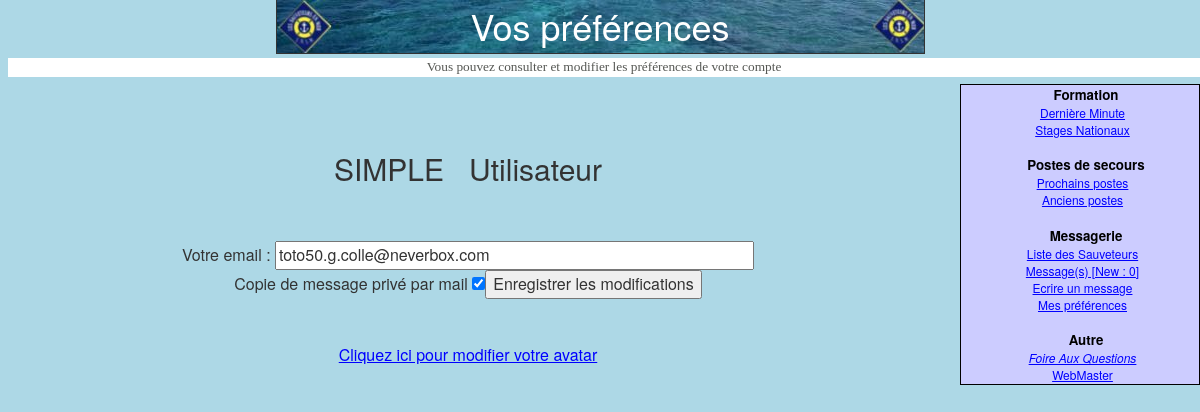
Screenshot of /preferences.php (signed in) with the database file from the repository.
### tables this page shows
CREATE TABLE IF NOT EXISTS `sauveteur` (
    `id` int(11) NOT NULL AUTO_INCREMENT,
    `nom` varchar(20) NOT NULL DEFAULT '',
    `prenom` varchar(20) NOT NULL DEFAULT '',
    `mail` varchar(50) NOT NULL DEFAULT '',
    `telephone` varchar(15) NOT NULL DEFAULT '',
    `admin` int(11) NOT NULL DEFAULT '0',
    `password` varchar(50) NOT NULL DEFAULT '',
    `datederVisite` datetime NOT NULL DEFAULT '0000-00-00 00:00:00',
    `nbVisites` int(11) NOT NULL DEFAULT '0',
    `envoieCopy` char(1) NOT NULL DEFAULT '0',
    `lienAvatar` varchar(150) NOT NULL DEFAULT '',
    `nbPhoto` int(11) NOT NULL DEFAULT '0',
    `dateAvantderVisite` datetime NOT NULL DEFAULT '0000-00-00 00:00:00',
    `actif` int(11) NOT NULL DEFAULT '1',
    PRIMARY KEY (`id`)
  );

### preferences.php (the view, shortened to what this page needs)
<?php
include('menu.php');
?>
<!DOCTYPE html PUBLIC "-//W3C//DTD XHTML 1.0 Strict//EN" "http://www.w3.org/TR/xhtml1/DTD/xhtml1-strict.dtd">
<html xmlns="http://www.w3.org/1999/xhtml" xml:lang="fr" lang="fr">
<head>
<link rel="stylesheet" href="https://maxcdn.bootstrapcdn.com/bootstrap/3.3.7/css/bootstrap.min.css">
<link rel="stylesheet" href="css/master.css">
<link rel="stylesheet" href="feuille1.css" type="text/css" />
</head>
<body>
<center>
<div id="header">Vos préférences</div>
</center>
<?php
if (isset($_SESSION['id'])) {
	$idSession=$_SESSION['id'];
	$link=connectDB();
?>
<div id="intro">Vous pouvez consulter et modifier les préférences de votre compte</div>
<div id="container">
<?php
if(!$mail || $mail=="none"){
	$querySauveteur=mysqli_query($link,"SELECT nom,prenom,mail,envoieCopy FROM sauveteur WHERE id=$idSession");
	$sauveteur=mysqli_fetch_row($querySauveteur);
	echo "<br><br><h2>$sauveteur[0] &nbsp $sauveteur[1]</h2><br><br>";
	echo "<FORM ACTION=\"preferences.php\" METHOD=\"POST\">";
	echo "Votre email : <input type=\"text\" name=\"mail\" size=50 maxlength=50 value=$sauveteur[2]>";
	if($sauveteur[3]==1){
		echo "<br>Copie de message privé par mail <input type=\"checkbox\" name=\"copy\" checked=\"true\">";
	} else {
		echo "<br>Copie de message privé par mail <input type=\"checkbox\" name=\"copy\">";
	}
   echo "<INPUT TYPE=\"submit\" VALUE=\"Enregistrer les modifications\"></FORM>";
   echo "<br><br><a href=\"./preferences2.php\">Cliquez ici pour modifier votre avatar</a>";
}
?>
<br><br><br><br><br><br>
</div>
</body>
</html>
<?php
 } else {
?>
 <div id="intro">Vous ne pouvez pas visualiser cette page actuellement. Veuillez vous <a href="./index.php">identifier</a>.</div>
</body>
</html>
<?php
}
?>

### css/master.css (style rules this page uses)
body { background-color: lightblue; text-align: center; }

### feuille1.css (style rules this page uses)
body { font-size: 12pt; }
a:link { color:blue; text-decoration:underline; }
#container { float: left; margin-top: 10px; width: 78%; }
#intro { font: 10pt/14pt georgia; color: #555753; background: white; margin-top: 4px; margin-left: 8px; }
#header { border-bottom: 1px solid #333333; border-left: 1px solid #333333; border-right: 1px solid #333333; background: #ccccff; top: 0; left: auto; right: auto; font-size: 36px; color: white; text-align: center; width: 649px; height: 54px; background-image:url(fond1.jpg); background-repeat:no-repeat; }

### rows the page displays
sauveteur: nom "SIMPLE", prenom "Utilisateur", mail "toto50.g.colle@neverbox.com"

### other values shown
$nbMessage "0"
